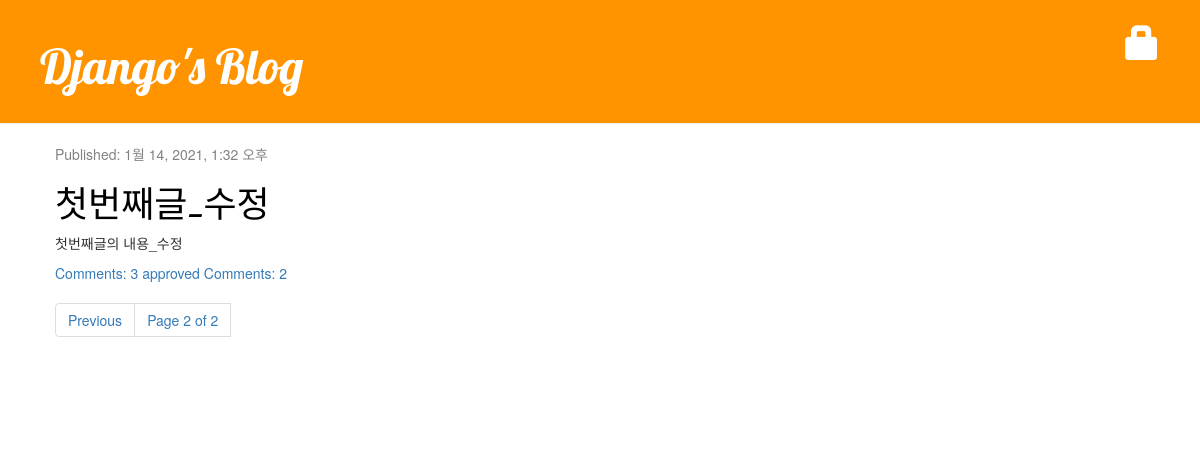
Screenshot of /?page=2 with the database file from the repository.
### blog/models.py (models this page shows, shortened)
class Post(models.Model):
    author = models.ForeignKey('auth.User', on_delete=models.CASCADE)
    title = models.CharField(max_length = 200, validators=[min_lintgh_3_validator])
    text = models.TextField()
    created_date = models.DateTimeField(default=timezone.now)
    published_date = models.DateTimeField(blank=True, null=True)
    def approved_comments(self):
        return self.comments.filter(approved_comment=True)

### blog/views.py (the view)
# urls.py: path('', views.post_list, name='post_list'),
def post_list(request):
    post_list = Post.objects.filter(published_date__lte = timezone.now()).order_by('published_date')
    paginator = Paginator(post_list, 2)
    page_no = request.GET.get('page')
    try:
        posts = paginator.page(page_no)
    except PageNotAnInteger:
        posts = paginator.page(1)
    except EmptyPage:
        posts = paginator.page(paginator.num_pages)
    return render(request, 'blog/post_list.html', {'posts': posts})

### blog/templates/blog/post_list.html
{% extends 'blog/base.html' %}
{% block content %}
    {% for post in posts %}
        <div class="post">
            <div class="date">
                <p> Published: {{ post.published_date}}</p>
            </div>
            <h1><a href="{% url 'item_comment' pk=124 %}">{{post.title}}</a></h1>
            <p>{{ post.text|linebreaksbr }}</p>
            <a href="{% url 'post_detail' pk=post.pk %}">Comments: {{post.comments.count}}     approved Comments: {{post.approved_comments.count}} </a>
            {% include 'blog/post_pagination.html' with page=posts %}
        </div>
    {% endfor %}
{% endblock %}

### blog/templates/blog/post_pagination.html (shortened to what this page needs)
<nav>
    <ul class = "pagination">
        <li class="page-item">
            {% if page.has_previous %}
                <a class="page-link" href="?page={{ page.previous_page_number }}"> Previous </a>
            {% endif %}
        </li>
        <li class="page-item">
            <a class="page-link" href=" ">Page {{page.number}} of {{page.paginator.num_pages}}</a>
        </li>
    </ul>
</nav>

### blog/static/css/blog.css (style rules this page uses)
h1, h2, h3, h4 { font-family: 'Lobster', cursive; }
.date { color: #828282; }
.post { margin-bottom: 70px; }
.post h1 a, .post h1 a:visited { color: #000000; }

### rows the page displays
Post: published_date "1월 14, 2021, 1:32 오후", title "첫번째글_수정", text "첫번째글의 내용_수정", comments.count "3", approved_comments.count "2", number "2", paginator.num_pages "2"
